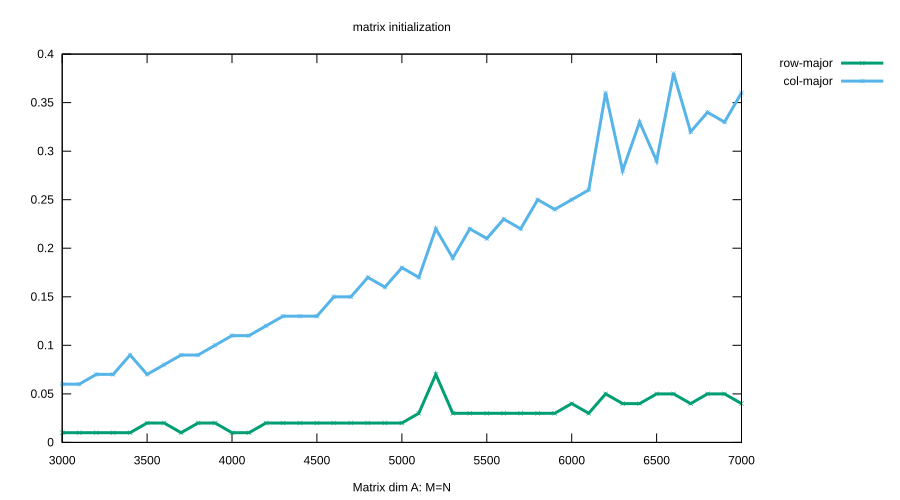

The gnuplot source for this figure:
set terminal svg size 900, 500
set output "initmatrix.svg"
set xlabel "Matrix dim A: M=N"
set title "matrix initialization"
set key outside
set pointsize 0.5
plot "initmatrix.data" using 1:3 with linespoints lt 2 lw 3 title "row-major", \
     "initmatrix.data" using 1:4 with linespoints lt 3 lw 3 title "col-major"